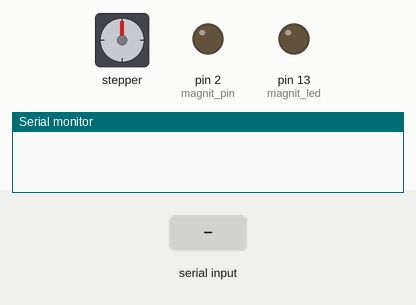
The sketch below on a simulated Arduino Uno, built with avr-gcc and run on an emulated ATmega328P. Shown: stepper motor, output pins drawn as LEDs (lit = HIGH), the last lines printed to the serial monitor. Inputs (shaded band) come from the test bench. Stepper angles assume 420 steps per turn.

Above: at 1.2 s.
1.3 s: "30,150\n" received over Serial
At 1.45 s:
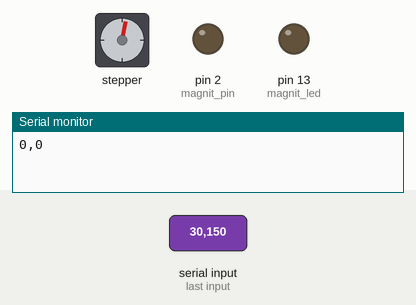
At 2.36 s:
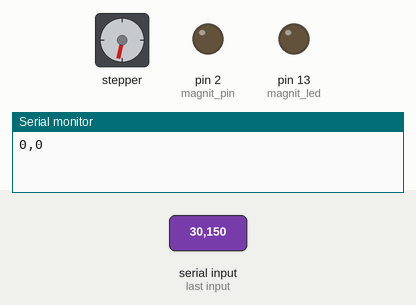
7.3 s: "1\n" received over Serial
At 9.87 s:
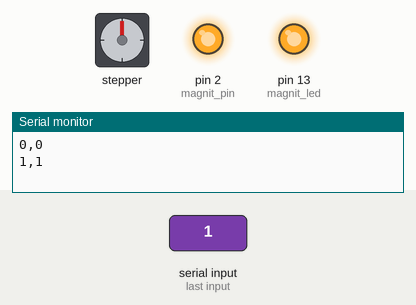
16.3 s: "30,150\n" received over Serial
Timing chart, 0 to 25.3 s (numbered marks = the images above; inputs shaded):
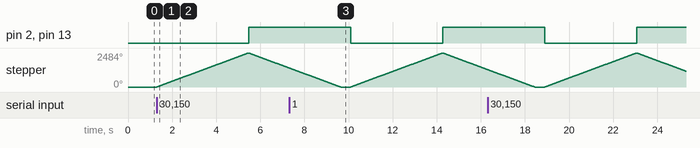

The sketch:

arduino_sketch.ino
```cpp
#include <Stepper.h>

int magnit_pin = 2;
int magnit_led = 13;
bool magnitState = 0;
int motorDirection = 1;
int motorSteps = 2900;
String output;
int command;

const int stepsPerRevolution = 420;
Stepper myStepper(stepsPerRevolution, 3, 4, 5, 6);

void setup() {
  pinMode(magnit_pin, OUTPUT);
  pinMode(magnit_led, OUTPUT);
  myStepper.setSpeed(100);
  Serial.begin(9600);
}

void loop() {
  if(Serial.available()>0){
    command = Serial.read()-'0';
    if(command == 0){
      magnitState = 0;
      Serial.println("0,0");
    }
    else if(command == 1){
      myStepper.step(motorSteps);
      digitalWrite(magnit_pin, HIGH);
      digitalWrite(magnit_led, HIGH);
      Serial.println("1,1");
      myStepper.step(-motorSteps);

      delay(450);
      digitalWrite(magnit_pin, LOW);
      digitalWrite(magnit_led, LOW);
      Serial.println("1,0");

    }
  }
}
```

Measured:
- after the input at 1.3 s, pin 2 (magnit_pin), pin 13 (magnit_led): LOW → HIGH after 4.2 s; stepper: turns 2484° clockwise in 4.2 s, then 1091° counter-clockwise in 1.8 s
